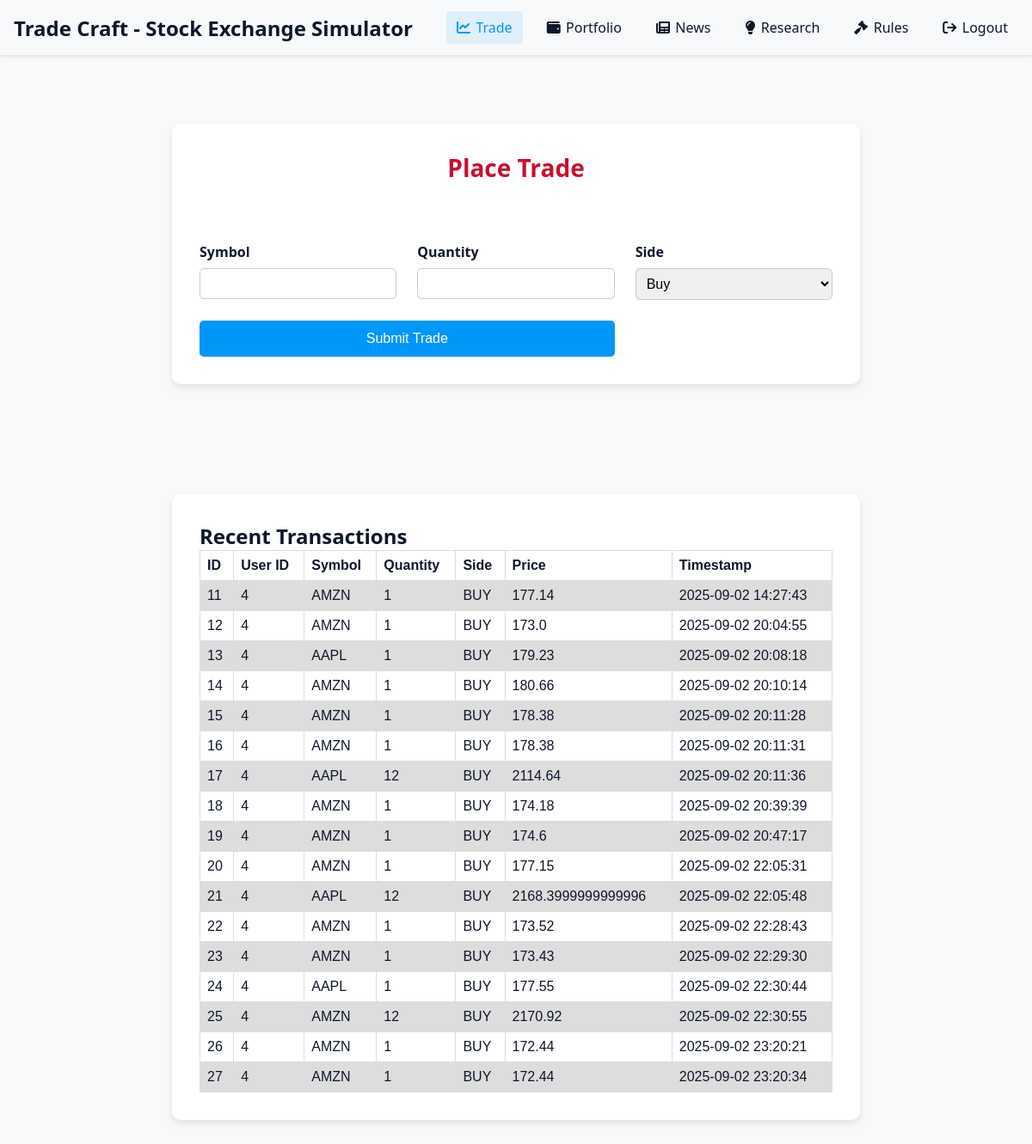
The app's page /trading (signed in) with its own data.
### tables this page shows
CREATE TABLE transactions(
            id INTEGER PRIMARY KEY AUTOINCREMENT,
            user_id INTEGER NOT NULL,
            symbol TEXT NOT NULL,
            qty INTEGER NOT NULL,
            side TEXT NOT NULL,
            price REAL NOT NULL,
            timestamp DATETIME DEFAULT CURRENT_TIMESTAMP,
            FOREIGN KEY(user_id) REFERENCES users(id) ON DELETE CASCADE
        );

### app.py (the view, shortened to what this page needs)
@app.route('/trading', methods=['GET', 'POST'])
def trade():
    if 'user_id' not in session:
        flash("Please log in first.", "error")
        return redirect(url_for('login'))
    with sqlite3.connect('tradecraft.db') as conn:
        cursor = conn.cursor()
        cursor.execute("SELECT * FROM transactions WHERE user_id = ?", (session['user_id'],))
        transactions = cursor.fetchall()
        print(transactions)
    headings = ("ID", "User ID", "Symbol", "Quantity", "Side", "Price", "Timestamp")
    return render_template('trade.html', headings=headings, data=transactions)

### templates/trade.html (shortened to what this page needs)
<!DOCTYPE html>
<html lang="en">
<head>
    <link href="https://cdnjs.cloudflare.com/ajax/libs/font-awesome/6.0.0/css/all.min.css" rel="stylesheet">
</head>
<body>
  <nav>
    <div class="nav-container">
      <h1 class="logo">Trade Craft - Stock Exchange Simulator</h1>
      <div class="nav-links">
        <a href="/trading" class="nav-link active"><i class="fas fa-chart-line"></i> Trade</a>
        <a href="/Portfolio" class="nav-link"><i class="fas fa-wallet"></i> Portfolio</a>
        <a href="/News" class="nav-link"><i class="fas fa-newspaper"></i> News</a>
        <a href="/research" class="nav-link"><i class="fas fa-lightbulb"></i> Research</a>
        <a href="/rules" class="nav-link"><i class="fa fa-gavel"></i> Rules</a>
        <a href="/logout" class="nav-link"><i class="fa fa-sign-out"></i> Logout</a>
      </div>
    </div>
  </nav>
  <div class="container">
    <div class="card">
      <h1>Place Trade</h1>
<br>
<br>
      <form method="post" action="{{ url_for('trade') }}">
        <div>
          <label>Symbol</label>
          <input name="symbol" type="text" required />
        </div>
        <div>
          <label>Quantity</label>
          <input name="qty" type="number" min="1" step="1" required>
        </div>
        <div>
          <label>Side</label>
          <select name="side" required>
            <option value="BUY">Buy</option>
          </select>
        </div>
        <button type="submit">Submit Trade</button>
      </form>
    </div>
  </div>
<div class="container">
  <div class="card">
  <h2>Recent Transactions</h2>
<table class="table">
                                                              <tr>
                                                                    {% for header in headings %}
                                                          <th>{{ header }}</th>
                                                        {% endfor %}
                                                  </tr>
                                    {% for row in data %}
                              <tr>
                          {% for cell in row %}
                    <td>{{ cell }}</td>
                {% endfor %}
            </tr>
          {% endfor %}
        </table>
</div>
</div>
</body>
</html>

### templates/trade.html (style rules this page uses)
:root { --primary: #0097FB; --foreground: #0f172a; --muted: #F8F9FA; --card-bg: #ffffff; --accent: #C8102E; }
* { margin: 0; padding: 0; box-sizing: border-box; }
body { font-family: 'Segoe UI', Tahoma, Geneva, Verdana, sans-serif; background-color: var(--muted); color: var(--foreground); }
nav { position: sticky; top: 0; -color: #fff; z-index: 10; box-shadow: 0 2px 4px rgba(0,0,0,0.1); }
.nav-container { max-width: 1200px; margin: 0 auto; padding: 0 1rem; display: flex; justify-content: space-between; align-items: center; height: 4rem; }
.logo { font-size: 1.5rem; font-weight: bold; color: var(--foreground); }
.nav-links { display: flex; gap: 1rem; }
.nav-link { display: flex; align-items: center; gap: 0.4rem; color: var(--foreground); font-weight: 500; text-decoration: none; padding: 0.5rem 0.75rem; border-radius: 0.25rem; transition: background-color 0.2s; }
.nav-link.active { color: var(--primary); background-color: rgba(0, 151, 251, 0.1); }
.container { max-width: 1200px; margin: 2rem auto; padding: 1rem; }
.card { background-color: var(--card-bg); padding: 2rem; margin: 2rem auto; max-width: 800px; border-radius: 10px; box-shadow: 0 4px 8px rgba(0,0,0,0.1); }
.card h1 { margin-bottom: 1.5rem; font-size: 1.75rem; color: var(--accent); text-align: center; }
form { display: grid; grid-template-columns: repeat(auto-fit, minmax(200px, 1fr)); gap: 1.5rem; }
label { display: block; margin-bottom: 0.5rem; font-weight: 600; }
input, select { width: 100%; padding: 0.5rem; border: 1px solid #ccc; border-radius: 5px; font-size: 1rem; }
button { grid-column: span 2; padding: 0.75rem; background-color: var(--primary); color: white; border: none; border-radius: 5px; font-size: 1rem; cursor: pointer; transition: background-color 0.3s; }
table { font-family: arial, sans-serif; border-collapse: collapse; width: 100%; }
td, th { border: 1px solid #dddddd; text-align: left; padding: 8px; }
tr:nth-child(even) { background-color: #dddddd; }

### records on screen
transactions: row "11" "4" "1", symbol "AMZN", side "BUY", price "177.14", timestamp "2025-09-02 14:27:43"
transactions: row "12" "4" "1", symbol "AMZN", side "BUY", price "173.0", timestamp "2025-09-02 20:04:55"
transactions: row "13" "4" "1", symbol "AAPL", side "BUY", price "179.23", timestamp "2025-09-02 20:08:18"
transactions: row "14" "4" "1", symbol "AMZN", side "BUY", price "180.66", timestamp "2025-09-02 20:10:14"
transactions: row "15" "4" "1", symbol "AMZN", side "BUY", price "178.38", timestamp "2025-09-02 20:11:28"
transactions: row "16" "4" "1", symbol "AMZN", side "BUY", price "178.38", timestamp "2025-09-02 20:11:31"
transactions: row "17" "4" "12", symbol "AAPL", side "BUY", price "2114.64", timestamp "2025-09-02 20:11:36"
transactions: row "18" "4" "1", symbol "AMZN", side "BUY", price "174.18", timestamp "2025-09-02 20:39:39"
transactions: row "19" "4" "1", symbol "AMZN", side "BUY", price "174.6", timestamp "2025-09-02 20:47:17"
transactions: row "20" "4" "1", symbol "AMZN", side "BUY", price "177.15", timestamp "2025-09-02 22:05:31"
transactions: row "21" "4" "12", symbol "AAPL", side "BUY", price "2168.3999999999996", timestamp "2025-09-02 22:05:48"
transactions: row "22" "4" "1", symbol "AMZN", side "BUY", price "173.52", timestamp "2025-09-02 22:28:43"
transactions: row "23" "4" "1", symbol "AMZN", side "BUY", price "173.43", timestamp "2025-09-02 22:29:30"
transactions: row "24" "4" "1", symbol "AAPL", side "BUY", price "177.55", timestamp "2025-09-02 22:30:44"
transactions: row "25" "4" "12", symbol "AMZN", side "BUY", price "2170.92", timestamp "2025-09-02 22:30:55"
transactions: row "26" "4" "1", symbol "AMZN", side "BUY", price "172.44", timestamp "2025-09-02 23:20:21"
transactions: row "27" "4" "1", symbol "AMZN", side "BUY", price "172.44", timestamp "2025-09-02 23:20:34"

### other values on screen
{{ header }} "ID" "User ID" "Symbol" "Quantity" "Side" "Price" "Timestamp"
